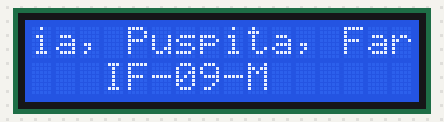
Bench run of a sketch on a simulated Arduino Uno, built with avr-gcc and run on an emulated ATmega328P. Parts: 16×2 character LCD.

Above: at 0.1 s.
At 4.6 s:
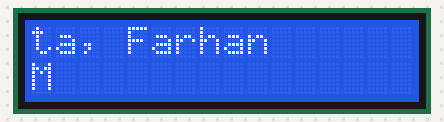
At 9.1 s:
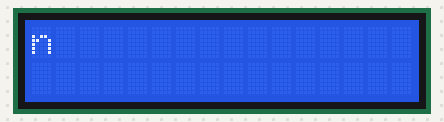
At 19.6 s:
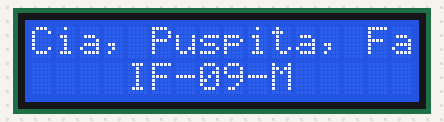
At 28.6 s:
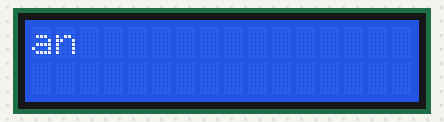
At 39.1 s:
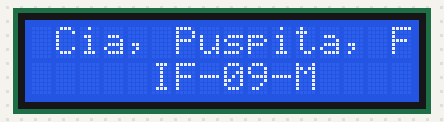

The sketch:

002_LCD.ino
```cpp
#include <LiquidCrystal.h>
LiquidCrystal lcd(7,6,5,4,3,2);

void setup() {
  lcd.begin(16,2);
  lcd.setCursor(0,0);
  lcd.print("Cia, Puspita, Farhan");
  lcd.setCursor(4,1);
  lcd.print("IF-09-M");
}

void loop() {
  lcd.scrollDisplayLeft();
  delay(500);
}
```

Measured:
- what the display in image 1 shows lasts 0.5 s, from 4.6 s to 5.1 s
